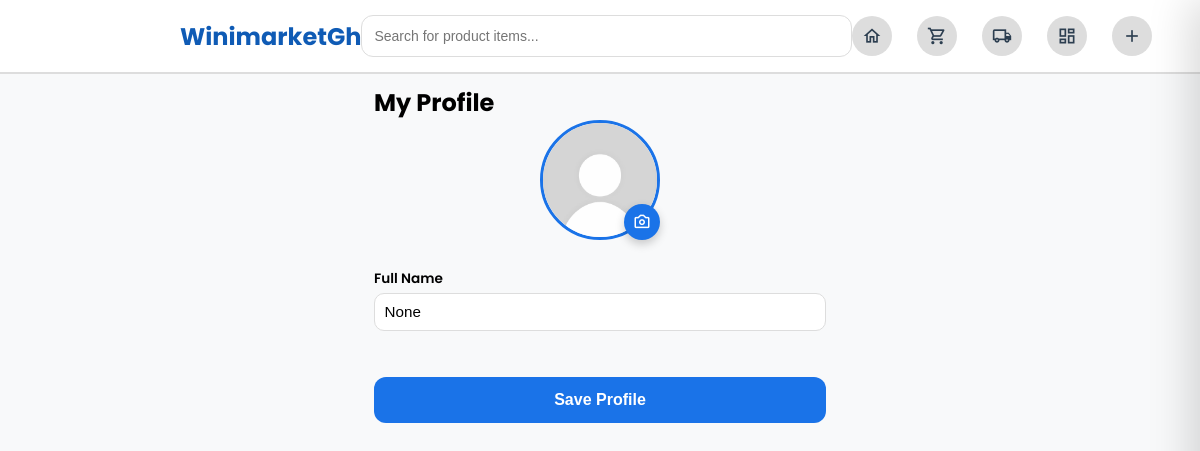
Page /account/buyer/profile/form/ (signed in) on the earlier database version.
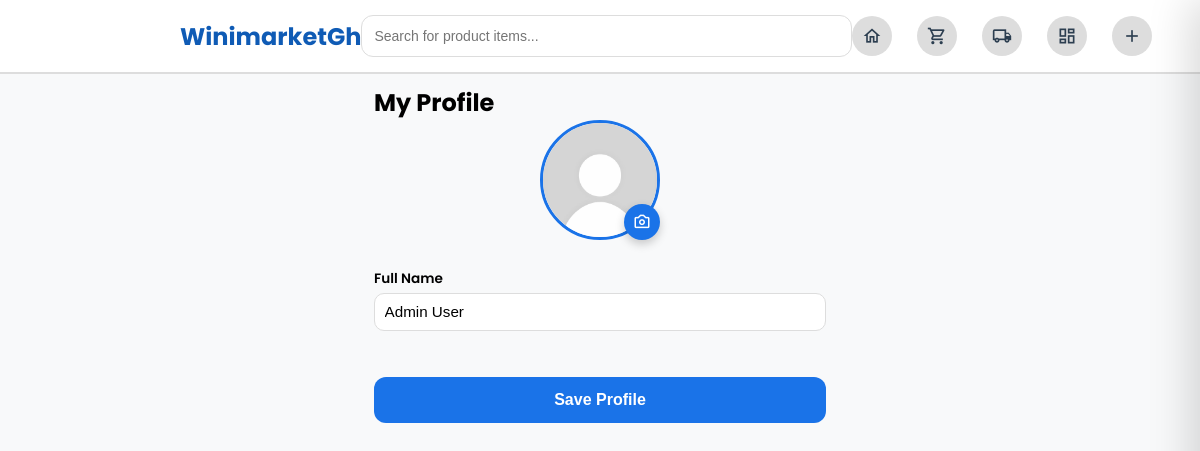
Same page on the later database version.
### registration/models.py (models this page shows, shortened)
class Profile(models.Model):
    ROLE_CHOICES = (
        ('buyer', 'Buyer'),
        ('seller', 'Seller'),
        ('admin', 'Admin'),
        ('support', 'Support'),
    )
    id = models.UUIDField(primary_key=True, default=uuid4, editable=False)  # Unique identifier for each profile
    user = models.OneToOneField(CustomUser, on_delete=models.CASCADE, related_name='profile')  # Link to CustomUser
    role = models.CharField(max_length=10, choices=ROLE_CHOICES, default='buyer')             # User role
    role_confirmed = models.BooleanField(default=False)      # Is the role confirmed?
    full_name = models.CharField(max_length=255, blank=True, null=True)                       # Full name
    profile_picture = models.ImageField(upload_to='profile_pictures/', blank=True, null=True) # Profile picture
    created_at = models.DateTimeField(auto_now_add=True) # Profile creation time
    class Meta:
        ordering = ['-created_at']  # Order profiles by creation date (newest first)

### registration/views.py (the view)
# urls.py: path('buyer/profile/form/', views.buyer_profile, name='buyer_profile'),
@login_required
def buyer_profile(request):
    profile = request.user.profile
    return render(request, 'authentication/buyer_profile.html', context={'profile': profile})

### registration/templates/authentication/buyer_profile.html (shortened to what this page needs)
{% extends "base.html" %}
{% load static %}
{% block content %}
<div class="profile-container">
  <h2>My Profile</h2>
  <form id="buyerProfileForm" enctype="multipart/form-data">
    <div class="avatar-section">
      <label for="avatarInput" class="avatar-wrapper">
        <img id="avatarPreview" src="{% if profile.profile_picture %}{{ profile.profile_picture.url }}{% else %}{% static 'images/profile1.jfif' %}{% endif %}" alt="Profile Picture">
        <span class="avatar-overlay">
          <i class="bx bx-camera"></i>
        </span>
      </label>
    </div>
    <div class="form-group">
      <label>Full Name</label>
      <input type="text" name="full_name" value="{{ profile.full_name }}" required>
    </div>
    <button type="submit" class="primary-btn">
      Save Profile
    </button>
  </form>
</div>
{% endblock %}

Differences in the rows shown:
changed Profile: full_name "None" → "Admin User"
